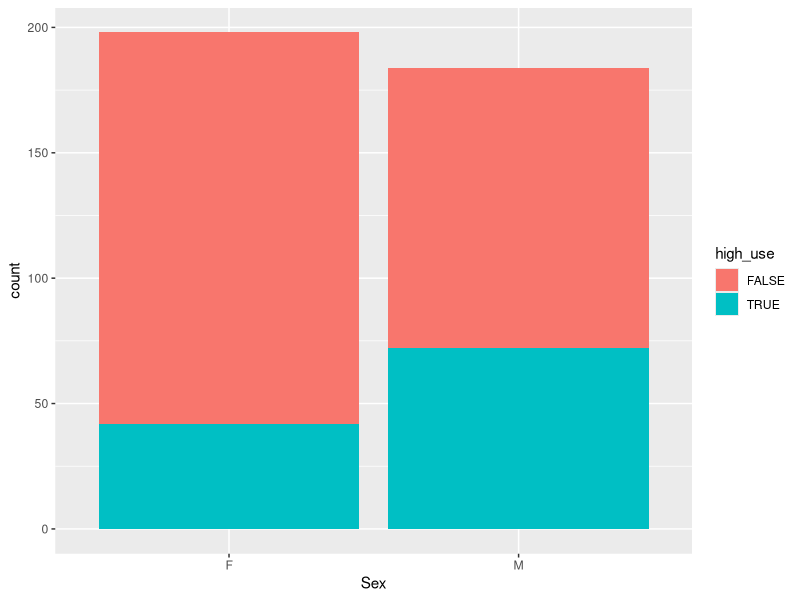
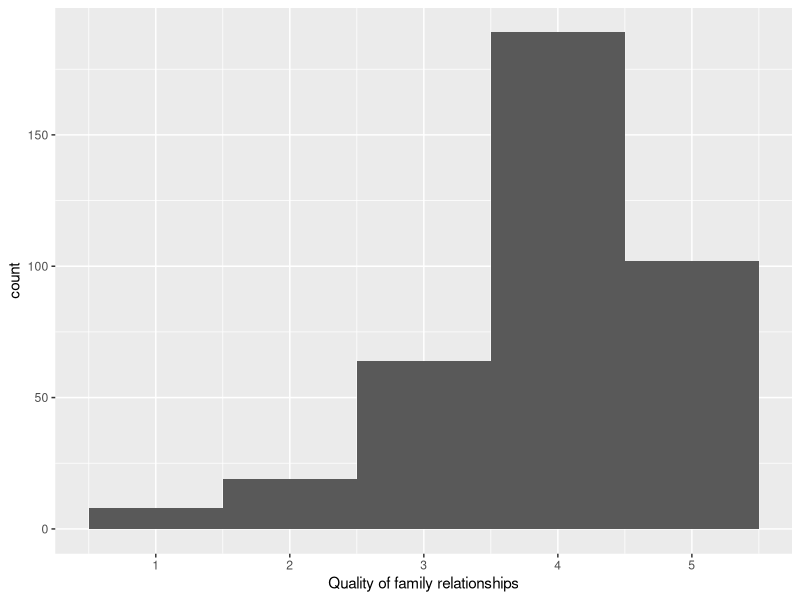
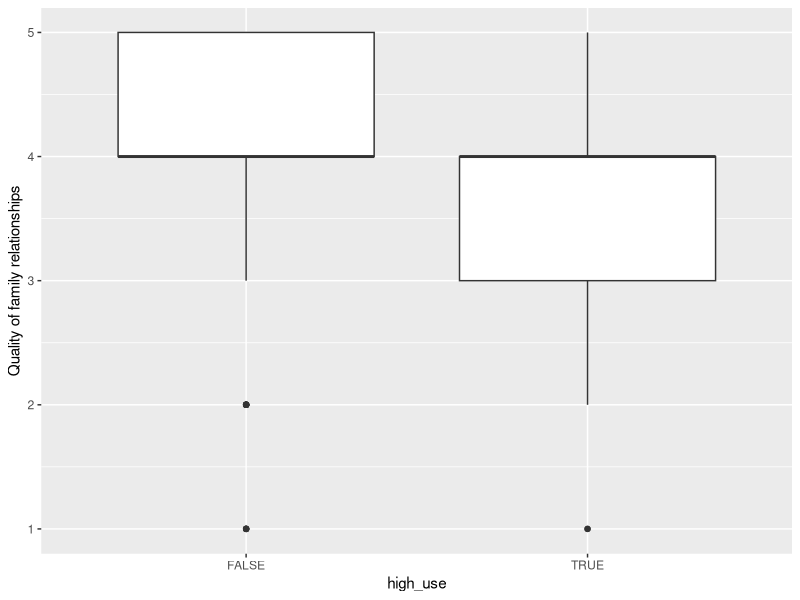
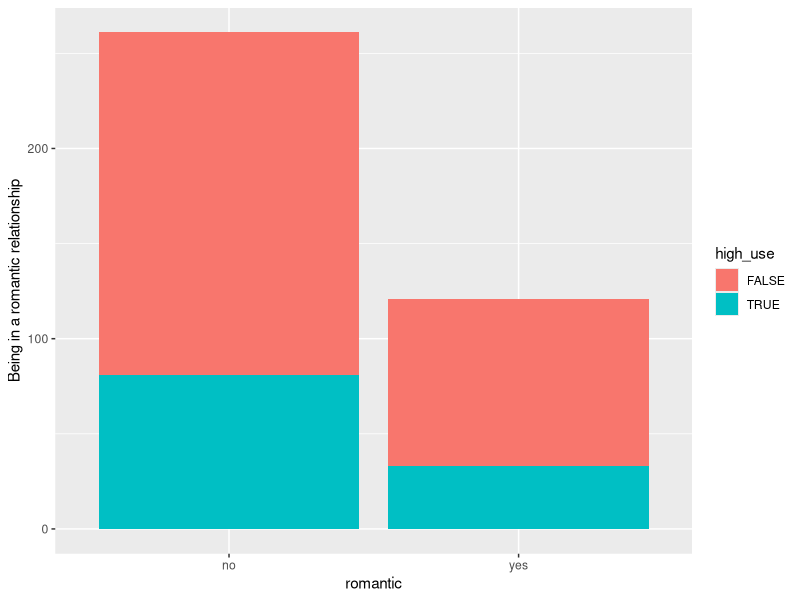
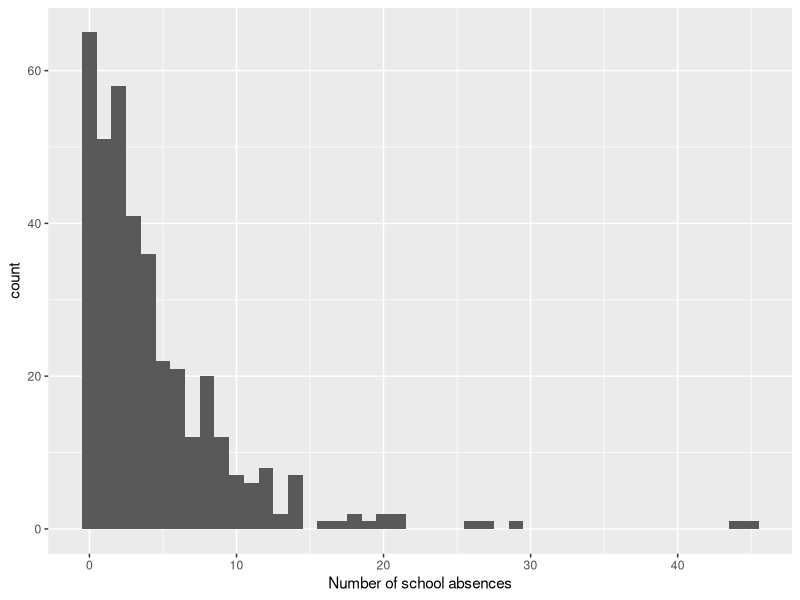
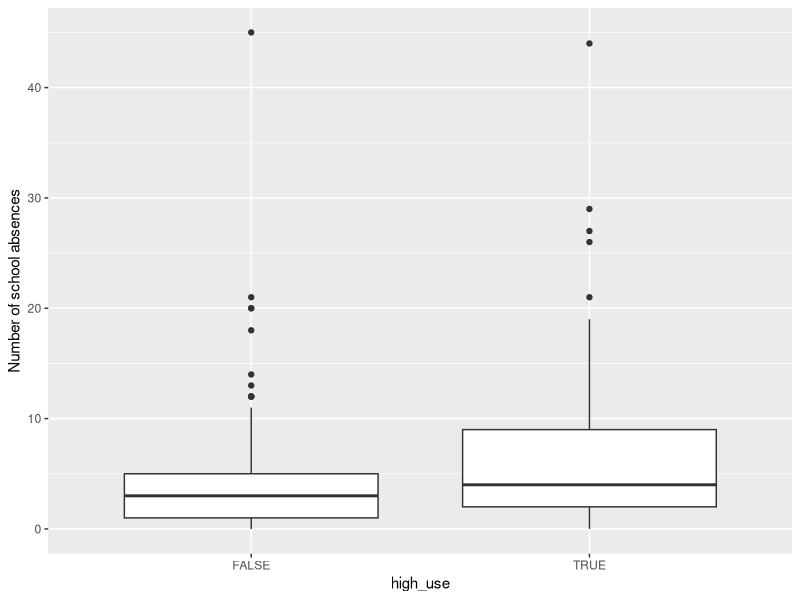

Write R code to recreate these figures, in order.
## ---- chunk 1

# load visualization libraries

library(dplyr)
library(ggplot2)
# read the data
alc <- read.table("./data/alc_students.txt",header = T,  dec = ".")


print(colnames(alc))

## ---- chunk 2


# initialize a plot of alcohol use
g1 <- ggplot(data = alc, aes(x = sex, fill = high_use))

# define the plot as a bar plot and draw it
g1 + geom_bar() + xlab("Sex")

## ---- chunk 3


# initialize a plot of alcohol use
g2 <- ggplot(data = alc, aes(x = famrel))

# define the plot as a bar plot and draw it
g2 + geom_histogram(binwidth = 1) + xlab("Quality of family relationships")

## ---- chunk 4



g3 <- ggplot(alc, aes(x = high_use, y = famrel))

# define the plot as a boxplot and draw it
g3 + geom_boxplot() + ylab("Quality of family relationships")


## ---- chunk 5


# initialize a plot of alcohol use
g4 <- ggplot(data = alc, aes(x = romantic, fill = high_use))

# define the plot as a bar plot and draw it
g4 + geom_bar() + ylab("Being in a romantic relationship")

## ---- chunk 6


# initialize a plot of alcohol use
g5 <- ggplot(data = alc, aes(x = absences))

# define the plot as a bar plot and draw it
g5 + geom_histogram(binwidth = 1) + xlab("Number of school absences")

## ---- chunk 7


g6 <- ggplot(alc, aes(x = high_use, y = absences))

# define the plot as a boxplot and draw it
g6 + geom_boxplot() + ylab("Number of school absences")


## ---- chunk 8
# create the model

# find the model with glm()
m <- glm(high_use ~ famrel + romantic + absences + sex, data = alc, family = "binomial")

# print out a summary of the model
summary(m)


## ---- chunk 9
# create the model

# find the model with glm()
m <- glm(high_use ~ famrel  + absences + sex, data = alc, family = "binomial")

# print out a summary of the model
summary(m)


## ---- chunk 10
OR <- exp(coef(m))

# compute confidence intervals (CI)
CI <- exp(confint(m))

# print out the odds ratios with their confidence intervals
cbind(OR, CI)


## ---- chunk 11
# predict() the probability of high_use
probabilities <- predict(m, type = "response")

# add the predicted probabilities to 'alc'
alc <- mutate(alc, probability = probabilities)

# use the probabilities to make a prediction of high_use
alc <- mutate(alc, prediction = probability > 0.5)

# tabulate the target variable versus the predictions
a = table(high_use = alc$high_use, prediction = alc$prediction)
a

